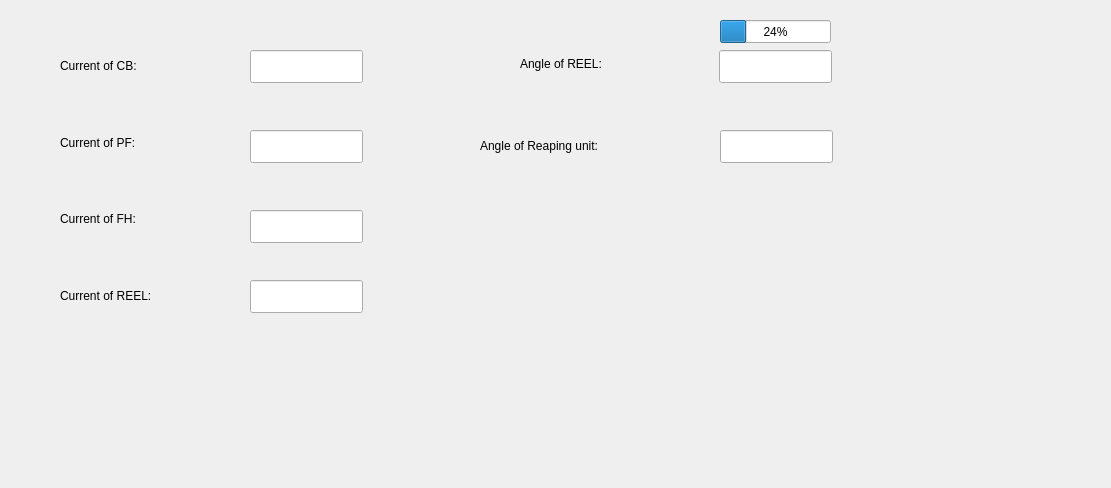
        <widget class="QWidget" name="page">
         <property name="geometry">
          <rect>
           <x>0</x>
           <y>0</y>
           <width>1111</width>
           <height>488</height>
          </rect>
         </property>
         <attribute name="label">
          <string>Reap</string>
         </attribute>
         <widget class="QLineEdit" name="lineEdit_11">
          <property name="geometry">
           <rect>
            <x>250</x>
            <y>280</y>
            <width>113</width>
            <height>33</height>
           </rect>
          </property>
         </widget>
         <widget class="QWidget" name="layoutWidget">
          <property name="geometry">
           <rect>
            <x>60</x>
            <y>30</y>
            <width>166</width>
            <height>301</height>
           </rect>
          </property>
          <layout class="QVBoxLayout" name="verticalLayout_2">
           <item>
            <widget class="QLabel" name="label">
             <property name="text">
              <string>Current of CB:</string>
             </property>
            </widget>
           </item>
           <item>
            <widget class="QLabel" name="label_2">
             <property name="text">
              <string>Current of PF:</string>
             </property>
            </widget>
           </item>
           <item>
            <widget class="QLabel" name="label_3">
             <property name="text">
              <string>Current of FH:</string>
             </property>
            </widget>
           </item>
           <item>
            <widget class="QLabel" name="label_4">
             <property name="text">
              <string>Current of REEL:</string>
             </property>
            </widget>
           </item>
          </layout>
         </widget>
         <widget class="QLineEdit" name="lineEdit_9">
          <property name="geometry">
           <rect>
            <x>250</x>
            <y>50</y>
            <width>113</width>
            <height>33</height>
           </rect>
          </property>
         </widget>
         <widget class="QLineEdit" name="lineEdit_10">
          <property name="geometry">
           <rect>
            <x>250</x>
            <y>130</y>
            <width>113</width>
            <height>33</height>
           </rect>
          </property>
         </widget>
         <widget class="QLineEdit" name="lineEdit_12">
          <property name="geometry">
           <rect>
            <x>250</x>
            <y>210</y>
            <width>113</width>
            <height>33</height>
           </rect>
          </property>
         </widget>
         <widget class="QLabel" name="label_41">
          <property name="geometry">
           <rect>
            <x>520</x>
            <y>30</y>
            <width>164</width>
            <height>68</height>
           </rect>
          </property>
          <property name="text">
           <string>Angle of REEL:</string>
          </property>
         </widget>
         <widget class="QLineEdit" name="lineEdit_41">
          <property name="geometry">
           <rect>
            <x>719</x>
            <y>50</y>
            <width>113</width>
            <height>33</height>
           </rect>
          </property>
         </widget>
         <widget class="QLabel" name="label_42">
          <property name="geometry">
           <rect>
            <x>480</x>
            <y>120</y>
            <width>201</width>
            <height>51</height>
           </rect>
          </property>
          <property name="text">
           <string>Angle of Reaping unit:</string>
          </property>
         </widget>
         <widget class="QLineEdit" name="lineEdit_42">
          <property name="geometry">
           <rect>
            <x>720</x>
            <y>130</y>
            <width>113</width>
            <height>33</height>
           </rect>
          </property>
          <property name="text">
           <string/>
          </property>
         </widget>
         <widget class="QProgressBar" name="progressBar">
          <property name="geometry">
           <rect>
            <x>720</x>
            <y>20</y>
            <width>111</width>
            <height>23</height>
           </rect>
          </property>
          <property name="value">
           <number>24</number>
          </property>
         </widget>
        </widget>
